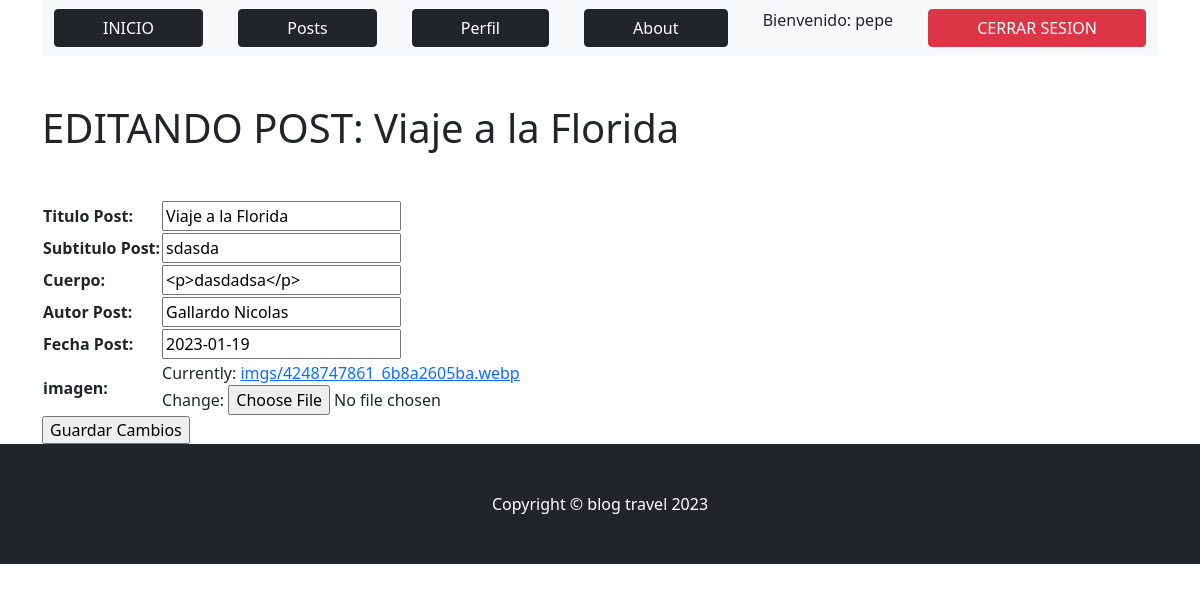
Screenshot of /AppBlog/editarPost/2 (signed in) with the database file from the repository.
### AppBlog/models.py (models this page shows)
class Post(models.Model):
    titulo= models.CharField(max_length=100)
    subtitulo=models.CharField(max_length=150)
    cuerpo= RichTextField(blank=True, null=True)
    autor= models.CharField(max_length=50)
    fecha= models.DateField()
    imagen = models.ImageField(upload_to="imgs")
    def __str__(self):
        return self.titulo

### AppBlog/views.py (the view)
# urls.py: path("editarPost/<id>", editarPost, name="editarPost"),
@login_required
def editarPost(request, id):
    postt=Post.objects.get(id=id)
    if request.method=="POST":
        form= PostForm(request.POST, request.FILES)
        if form.is_valid():
            info=form.cleaned_data
            postt.titulo=info["titulo"]
            postt.subtitulo=info["subtitulo"]
            postt.cuerpo=info["cuerpo"]
            postt.autor=info["autor"]
            postt.fecha=info["fecha"]
            postt.imagen=info["imagen"]
            postt.save()
            posts=Post.objects.all()
            return render(request, "AppBlogg/posts.html", {"posts":posts, "mensaje": "post editado correctamente"})
        pass
    else:
        formulario=PostForm(initial={"titulo":postt.titulo, "subtitulo":postt.subtitulo, "cuerpo":postt.cuerpo, "autor":postt.autor, "fecha":postt.fecha, "imagen":postt.imagen})
        return render(request, "AppBlogg/editarPost.html", {"form":formulario, "post":postt})

### AppBlog/forms.py
class PostForm(forms.Form):
    titulo= forms.CharField(label="Titulo Post", max_length=100)
    subtitulo= forms.CharField(label="Subtitulo Post", max_length=150)
    cuerpo= forms.CharField(widget=CKEditorWidget())
    autor= forms.CharField(label="Autor Post", max_length=50)
    fecha= forms.DateField(label="Fecha Post")
    imagen= forms.ImageField(label="imagen")

### AppBlog/templates/AppBlogg/editarPost.html (shortened to what this page needs)
{% extends "AppBlogg/padre.html" %}
{% load static %}
{% block titulo %}
<h1 class="mb-5">EDITANDO POST: {{ post }} </h1>
{% endblock %}
{% block contenido_que_cambia %}
<form action="{% url 'editarPost' post.id %}" method="POST"enctype="multipart/form-data"> {% csrf_token %}
    <table>
        {{ form.as_table }}
    </table>
    <input type="submit" value="Guardar Cambios">
    </form>
{% endblock %}

### AppBlog/templates/AppBlogg/padre.html (shortened to what this page needs)
<!DOCTYPE html>
<html lang="en">
    <head>
        {% load static %}
        <link href="{% static 'AppBlog/css/styles.css' %}" rel="stylesheet" />
    </head>
    <body>
        <nav  style="display: flex; justify-content: space-around;">
            <div class="container">
                <nav class="navbar navbar-light bg-light static-top">
                    <div class="container">
                        {% if user.is_authenticated %}
                        <a class="btn btn-dark px-5"  href="{% url 'inicio' %}">INICIO</a>
                        <a class="btn btn-dark px-5" href="{% url 'leerPosts' %}">Posts</a>
                        <a class="btn btn-dark px-5" href="{% url 'editarPerfil' %}">Perfil</a>
                        <a class="btn btn-dark px-5" href="{% url 'about' %}">About</a>
                        <p>Bienvenido: {{ user.username }}</p>
                        <a class="btn btn-danger px-5" href="{% url 'logout' %}">CERRAR SESION</a>
                        {% else %}
                        <a class="btn btn-dark px-5" href="{% url 'register' %}">REGISTRO</a>
                        <a class="btn btn-dark px-5" href="{% url 'login' %}">INGRESAR</a>
                        {% endif %}
                </div>
            </div>
        </nav>
        <div class="container mt-5">
            <div class="row">
                <div class="col-lg-8">
                    <article>
                        <header class="mb-4">
                            {% block titulo %}
                            {% endblock %}
                        </header>
                        {% block contenido_que_cambia %}
                        {% endblock %}
                    </article>
                    </div>
                </div>
            </div>
        <footer class="py-5 bg-dark">
            <div class="container"><p class="m-0 text-center text-white">Copyright &copy; blog travel 2023</p></div>
        </footer>
    </body>
</html>

### rows the page displays
Post: titulo "Viaje a la Florida", subtitulo "sdasda", cuerpo "<p>dasdadsa</p>", autor "Gallardo Nicolas", fecha "2023-01-19"

### other values shown
{{ user.username }} "pepe"
